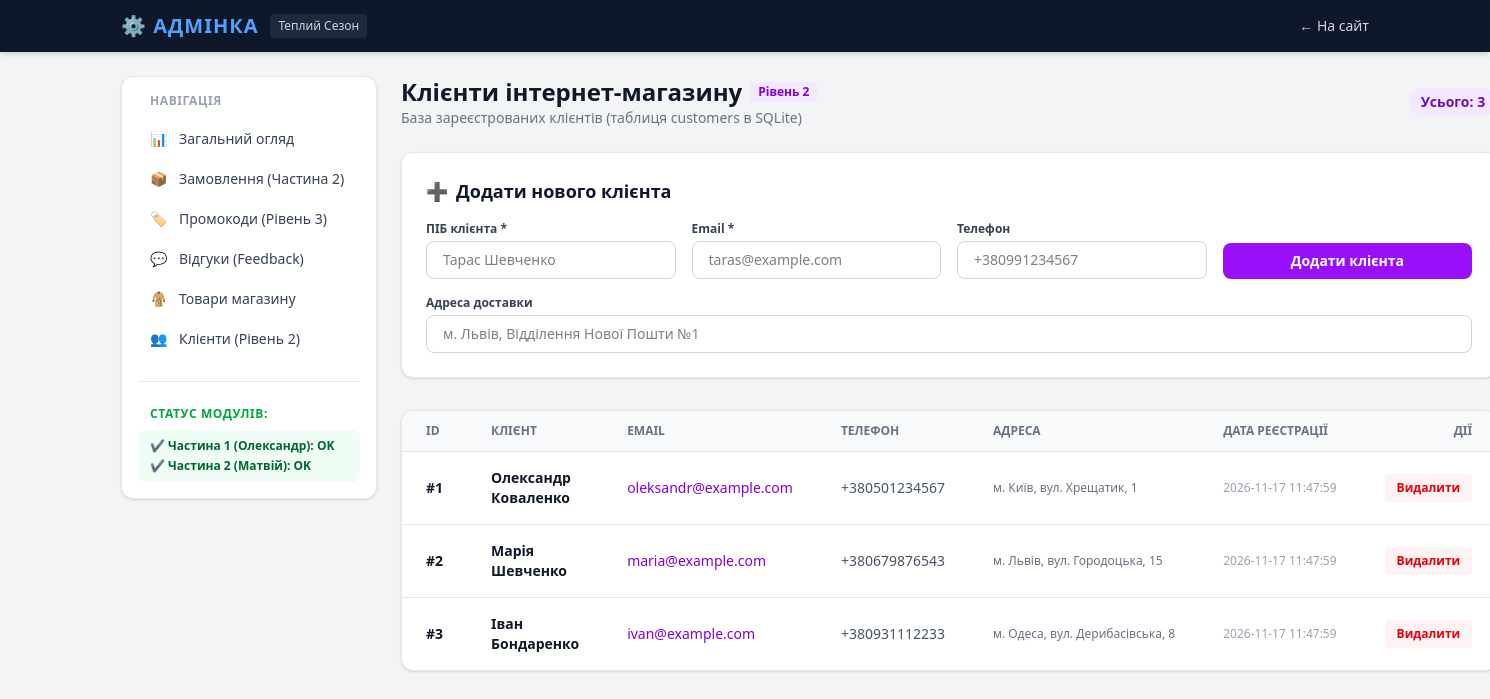
The page /admin/customers on the database its author committed.
### tables this page shows
CREATE TABLE customers (
                id INTEGER PRIMARY KEY AUTOINCREMENT,
                name TEXT NOT NULL,
                email TEXT NOT NULL,
                phone TEXT,
                address TEXT,
                created_at TIMESTAMP DEFAULT CURRENT_TIMESTAMP
            );

### routes/admin.py (the view)
@admin_bp.route('/customers')
def customers_list():
    customers = models.get_all_customers()
    return render_template('admin/customers.html', customers=customers)

### models.py (called while the page is built)
def get_db():
    if 'db' not in g:
        g.db = sqlite3.connect(
            current_app.config['DATABASE'],
            detect_types=sqlite3.PARSE_DECLTYPES
        )
        g.db.row_factory = sqlite3.Row
        g.db.execute('PRAGMA foreign_keys = ON;')
    return g.db

def get_all_customers():
    db = get_db()
    return db.execute('SELECT * FROM customers ORDER BY created_at DESC;').fetchall()

### templates/admin/customers.html (shortened to what this page needs)
{% extends "admin/base_admin.html" %}
{% block admin_content %}
<div class="mb-6 flex justify-between items-center">
    <div>
        <div class="flex items-center gap-2">
            <h1 class="text-2xl font-bold text-gray-900">Клієнти інтернет-магазину</h1>
            <span class="bg-purple-100 text-purple-700 text-xs font-bold px-2 py-0.5 rounded">Рівень 2</span>
        </div>
        <p class="text-gray-500 text-sm">База зареєстрованих клієнтів (таблиця customers в SQLite)</p>
    </div>
    <span class="text-sm font-semibold bg-purple-100 text-purple-800 px-3 py-1 rounded-full">Усього: {{ customers|length }}</span>
</div>
<div class="bg-white rounded-xl border border-gray-200 shadow-sm p-6 mb-8">
    <h2 class="text-lg font-bold text-gray-900 mb-4 flex items-center gap-2">
        <span>➕</span> Додати нового клієнта
    </h2>
    <form method="POST" action="{{ url_for('admin_bp.customer_add') }}" class="grid grid-cols-1 md:grid-cols-12 gap-4">
        <div class="md:col-span-3">
            <label class="block text-xs font-semibold text-gray-700 mb-1">ПІБ клієнта *</label>
            <input type="text" name="name" required placeholder="Тарас Шевченко"
                   class="w-full px-4 py-2 border border-gray-300 rounded-lg text-sm focus:ring-2 focus:ring-purple-500 focus:outline-none">
        </div>
        <div class="md:col-span-3">
            <label class="block text-xs font-semibold text-gray-700 mb-1">Email *</label>
            <input type="email" name="email" required placeholder="taras@example.com"
                   class="w-full px-4 py-2 border border-gray-300 rounded-lg text-sm focus:ring-2 focus:ring-purple-500 focus:outline-none">
        </div>
        <div class="md:col-span-3">
            <label class="block text-xs font-semibold text-gray-700 mb-1">Телефон</label>
            <input type="text" name="phone" placeholder="+380991234567"
                   class="w-full px-4 py-2 border border-gray-300 rounded-lg text-sm focus:ring-2 focus:ring-purple-500 focus:outline-none">
        </div>
        <div class="md:col-span-3 flex items-end">
            <button type="submit" class="w-full bg-purple-600 hover:bg-purple-700 text-white font-semibold py-2 px-4 rounded-lg text-sm transition">
                Додати клієнта
            </button>
        </div>
        <div class="md:col-span-12">
            <label class="block text-xs font-semibold text-gray-700 mb-1">Адреса доставки</label>
            <input type="text" name="address" placeholder="м. Львів, Відділення Нової Пошти №1"
                   class="w-full px-4 py-2 border border-gray-300 rounded-lg text-sm focus:ring-2 focus:ring-purple-500 focus:outline-none">
        </div>
    </form>
</div>
<div class="bg-white rounded-xl border border-gray-200 shadow-sm overflow-hidden">
    {% if customers %}
    <div class="overflow-x-auto">
        <table class="w-full text-left text-sm text-gray-700">
            <thead class="bg-gray-50 text-xs uppercase text-gray-500 border-b border-gray-200">
                <tr>
                    <th class="px-6 py-3">ID</th>
                    <th class="px-6 py-3">Клієнт</th>
                    <th class="px-6 py-3">Email</th>
                    <th class="px-6 py-3">Телефон</th>
                    <th class="px-6 py-3">Адреса</th>
                    <th class="px-6 py-3">Дата реєстрації</th>
                    <th class="px-6 py-3 text-right">Дії</th>
                </tr>
            </thead>
            <tbody class="divide-y divide-gray-200">
                {% for customer in customers %}
                <tr class="hover:bg-gray-50 transition">
                    <td class="px-6 py-4 font-bold text-gray-900">#{{ customer.id }}</td>
                    <td class="px-6 py-4 font-semibold text-gray-900">{{ customer.name }}</td>
                    <td class="px-6 py-4 text-purple-700 font-medium">{{ customer.email }}</td>
                    <td class="px-6 py-4 text-gray-600">{{ customer.phone or '—' }}</td>
                    <td class="px-6 py-4 text-xs text-gray-500 max-w-xs truncate">{{ customer.address or '—' }}</td>
                    <td class="px-6 py-4 text-xs text-gray-400 whitespace-nowrap">{{ customer.created_at }}</td>
                    <td class="px-6 py-4 text-right">
                        <form method="POST" action="{{ url_for('admin_bp.customer_delete', customer_id=customer.id) }}" onsubmit="return confirm('Видалити цього клієнта?');">
                            <button type="submit" class="text-xs bg-red-50 hover:bg-red-100 text-red-600 font-semibold px-3 py-1.5 rounded transition">
                                Видалити
                            </button>
                        </form>
                    </td>
                </tr>
                {% endfor %}
            </tbody>
        </table>
    </div>
    {% else %}
    <div class="p-8 text-center text-gray-400">
        У базі даних ще немає жодного зареєстрованого клієнта.
    </div>
    {% endif %}
</div>
{% endblock %}

### rows shown on the page
customers: id "1", name "Олександр Коваленко", email "oleksandr@example.com", phone "+380501234567", address "м. Київ, вул. Хрещатик, 1", created_at "2026-11-17 11:47:59"
customers: id "2", name "Марія Шевченко", email "maria@example.com", phone "+380679876543", address "м. Львів, вул. Городоцька, 15", created_at "2026-11-17 11:47:59"
customers: id "3", name "Іван Бондаренко", email "ivan@example.com", phone "+380931112233", address "м. Одеса, вул. Дерибасівська, 8", created_at "2026-11-17 11:47:59"

### other values the page prints
{{ customers|length }} "3"
